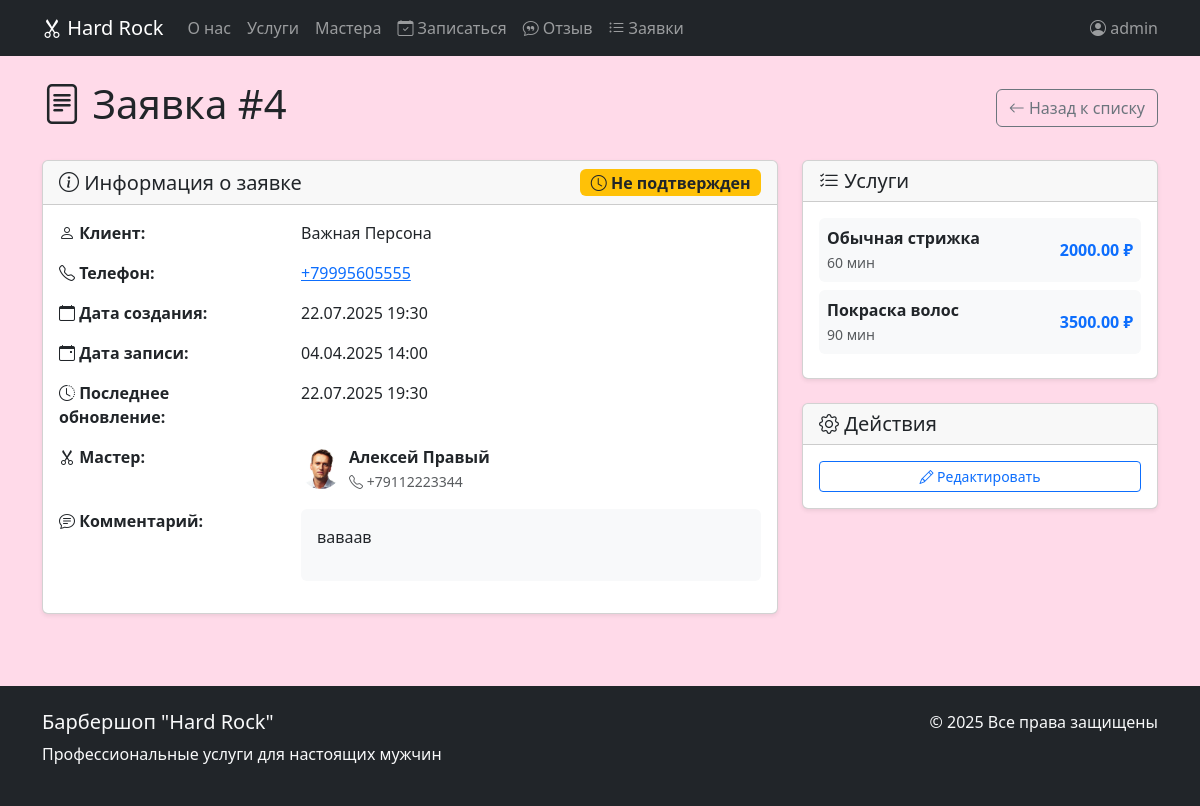
The app's page /orders/4/ (signed in) with its own data.
### core/models.py (models this page shows, shortened)
class Order(models.Model):
    STATUS_CHOICES = [
        ('not_approved', 'Не подтвержден'),
        ('approved', 'Подтвержден'),
        ('in_progress', 'В работе'),
        ('completed', 'Выполнен'),
        ('cancelled', 'Отменен'),
    ]
    client_name = models.CharField(max_length=100, verbose_name="Имя клиента")
    phone = models.CharField(max_length=20, verbose_name="Телефон")
    comment = models.TextField(blank=True, verbose_name="Комментарий")
    status = models.CharField(
        max_length=50,
        choices=STATUS_CHOICES,
        default="not_approved",
        verbose_name="Статус"
    )
    date_created = models.DateTimeField(auto_now_add=True, verbose_name="Дата создания")
    date_updated = models.DateTimeField(auto_now=True, verbose_name="Дата обновления")
    master = models.ForeignKey(
        Master,
        on_delete=models.SET_NULL,
        null=True,
        blank=True,
        verbose_name="Мастер"
    )
    services = models.ManyToManyField(Service, related_name="orders", verbose_name="Услуги")
    appointment_date = models.DateTimeField(verbose_name="Дата и время записи")
    class Meta:
        verbose_name = "Заказ"
        verbose_name_plural = "Заказы"
        ordering = ['-date_created']

class Master(models.Model):
    name = models.CharField(max_length=150, verbose_name="Имя")
    photo = models.ImageField(upload_to="masters/", blank=True, verbose_name="Фотография")
    phone = models.CharField(max_length=20, verbose_name="Телефон")
    address = models.CharField(max_length=255, verbose_name="Адрес")
    experience = models.PositiveIntegerField(verbose_name="Стаж работы", help_text="Опыт работы в годах")
    services = models.ManyToManyField(Service, related_name="masters", verbose_name="Услуги")
    is_active = models.BooleanField(default=True, verbose_name="Активен")
    class Meta:
        verbose_name = "Мастер"
        verbose_name_plural = "Мастера"
        ordering = ['name']

class Service(models.Model):
    name = models.CharField(max_length=200, verbose_name="Название")
    description = models.TextField(blank=True, verbose_name="Описание")
    price = models.DecimalField(max_digits=10, decimal_places=2, verbose_name="Цена")
    duration = models.PositiveIntegerField(verbose_name="Длительность", help_text="Время выполнения в минутах")
    is_popular = models.BooleanField(default=False, verbose_name="Популярная услуга")
    image = models.ImageField(upload_to="services/", blank=True, verbose_name="Изображение")
    class Meta:
        verbose_name = "Услуга"
        verbose_name_plural = "Услуги"
        ordering = ['name']

### core/views.py (the view)
# urls.py: path('orders/<int:order_id>/', order_detail, name='order_detail'),
@user_passes_test(is_staff_user)
def order_detail(request, order_id):
    order = get_object_or_404(Order.objects.select_related('master').prefetch_related('services'), id=order_id)
    context = {
        'title': f'Заявка #{order_id}',
        'order': order,
    }
    return render(request, 'order_detail.html', context)

### core/context_processors.py (called while the page is built)
def menu_context(request):
    context = {
        'site_name': 'Барбершоп "Hard Rock"',
        'current_year': 2025,
        'menu_items': [
            {'name': 'О нас', 'url': '#about', 'anchor': True},
            {'name': 'Услуги', 'url': '#services', 'anchor': True},
            {'name': 'Мастера', 'url': '#masters', 'anchor': True},
            {'name': 'Запись', 'url': '#booking', 'anchor': True},
        ]
    }
    if request.user.is_authenticated and request.user.is_staff:
        context['staff_menu_items'] = [
            {'name': 'Заявки', 'url': 'orders_list', 'icon': 'bi-list-ul'},
        ]
    return context

### core/views.py (called while the page is built)
def is_staff_user(user):
    return user.is_authenticated and user.is_staff

### templates/order_detail.html (shortened to what this page needs)
{% extends "base.html" %}
{% load static %}
{% block content %}
<div class="container py-4">
    <div class="d-flex justify-content-between align-items-center mb-4">
        <h1>
            <i class="bi bi-file-text"></i> Заявка #{{ order.id }}
        </h1>
        <div>
            <a href="{% url 'orders_list' %}" class="btn btn-outline-secondary">
                <i class="bi bi-arrow-left"></i> Назад к списку
            </a>
        </div>
    </div>
    <div class="row">
        <div class="col-lg-8">
            <div class="card shadow-sm">
                <div class="card-header d-flex justify-content-between align-items-center">
                    <h5 class="mb-0">
                        <i class="bi bi-info-circle"></i> Информация о заявке
                    </h5>
                    {% if order.status == 'not_approved' %}
                        <span class="badge bg-warning text-dark fs-6">
                            <i class="bi bi-clock"></i> Не подтвержден
                        </span>
                    {% elif order.status == 'approved' %}
                        <span class="badge bg-primary fs-6">
                            <i class="bi bi-check-circle"></i> Подтвержден
                        </span>
                    {% elif order.status == 'in_progress' %}
                        <span class="badge bg-info fs-6">
                            <i class="bi bi-hourglass-split"></i> В работе
                        </span>
                    {% elif order.status == 'completed' %}
                        <span class="badge bg-success fs-6">
                            <i class="bi bi-check-all"></i> Выполнен
                        </span>
                    {% elif order.status == 'cancelled' %}
                        <span class="badge bg-danger fs-6">
                            <i class="bi bi-x-circle"></i> Отменен
                        </span>
                    {% else %}
                        <span class="badge bg-secondary fs-6">
                            {{ order.get_status_display }}
                        </span>
                    {% endif %}
                </div>
                <div class="card-body">
                    <div class="row mb-3">
                        <div class="col-sm-4">
                            <strong><i class="bi bi-person"></i> Клиент:</strong>
                        </div>
                        <div class="col-sm-8">
                            {{ order.client_name }}
                        </div>
                    </div>
                    <div class="row mb-3">
                        <div class="col-sm-4">
                            <strong><i class="bi bi-telephone"></i> Телефон:</strong>
                        </div>
                        <div class="col-sm-8">
                            <a href="tel:{{ order.phone }}">{{ order.phone }}</a>
                        </div>
                    </div>
                    <div class="row mb-3">
                        <div class="col-sm-4">
                            <strong><i class="bi bi-calendar"></i> Дата создания:</strong>
                        </div>
                        <div class="col-sm-8">
                            {{ order.date_created|date:"d.m.Y H:i" }}
                        </div>
                    </div>
                    {% if order.appointment_date %}
                    <div class="row mb-3">
                        <div class="col-sm-4">
                            <strong><i class="bi bi-calendar-event"></i> Дата записи:</strong>
                        </div>
                        <div class="col-sm-8">
                            {{ order.appointment_date|date:"d.m.Y H:i" }}
                        </div>
                    </div>
                    {% endif %}
                    <div class="row mb-3">
                        <div class="col-sm-4">
                            <strong><i class="bi bi-clock-history"></i> Последнее обновление:</strong>
                        </div>
                        <div class="col-sm-8">
                            {{ order.date_updated|date:"d.m.Y H:i" }}
                        </div>
                    </div>
                    {% if order.master %}
                    <div class="row mb-3">
                        <div class="col-sm-4">
                            <strong><i class="bi bi-scissors"></i> Мастер:</strong>
                        </div>
                        <div class="col-sm-8">
                            <div class="d-flex align-items-center">
                                {% if order.master.photo %}
                                <img src="{{ order.master.photo.url }}" alt="{{ order.master.name }}" class="rounded-circle me-2" style="width: 40px; height: 40px; object-fit: cover;">
                                {% endif %}
                                <div>
                                    <strong>{{ order.master.name }}</strong>
                                    <br>
                                    <small class="text-muted">
                                        <i class="bi bi-telephone"></i> {{ order.master.phone }}
                                    </small>
                                </div>
                            </div>
                        </div>
                    </div>
                    {% endif %}
                    {% if order.comment %}
                    <div class="row mb-3">
                        <div class="col-sm-4">
                            <strong><i class="bi bi-chat-text"></i> Комментарий:</strong>
                        </div>
                        <div class="col-sm-8">
                            <div class="bg-light p-3 rounded">
                                {{ order.comment|linebreaks }}
                            </div>
                        </div>
                    </div>
                    {% endif %}
                </div>
            </div>
        </div>
        <div class="col-lg-4">
            <div class="card shadow-sm mb-4">
                <div class="card-header">
                    <h5 class="mb-0">
                        <i class="bi bi-list-check"></i> Услуги
                    </h5>
                </div>
                <div class="card-body">
                    {% if order.services.all %}
                        {% for service in order.services.all %}
                        <div class="d-flex justify-content-between align-items-center mb-2 p-2 bg-light rounded">
                            <div>
                                <strong>{{ service.name }}</strong>
                                <br>
                                <small class="text-muted">{{ service.duration }} мин</small>
                            </div>
                            <div class="text-end">
                                <span class="fw-bold text-primary">{{ service.price }} ₽</span>
                            </div>
                        </div>
                        {% endfor %}
                    {% else %}
                        <p class="text-muted mb-0">Услуги не указаны</p>
                    {% endif %}
                </div>
            </div>
            <div class="card shadow-sm">
                <div class="card-header">
                    <h5 class="mb-0">
                        <i class="bi bi-gear"></i> Действия
                    </h5>
                </div>
                <div class="card-body">
                    <div class="d-grid gap-2">
                        <button class="btn btn-outline-primary btn-sm">
                            <i class="bi bi-pencil"></i> Редактировать
                        </button>
                    </div>
                </div>
            </div>
        </div>
    </div>
</div>
{% endblock %}

### templates/includes/navbar.html (shortened to what this page needs)
<nav class="navbar navbar-expand-lg navbar-dark bg-dark">
    <div class="container">
        <a class="navbar-brand" href="{% url 'landing' %}">
            <i class="bi bi-scissors"></i> Hard Rock
        </a>
        <div class="collapse navbar-collapse" id="navbarNav">
            <ul class="navbar-nav me-auto">
                <li class="nav-item">
                    <a class="nav-link" href="{% url 'landing' %}#about">О нас</a>
                </li>
                <li class="nav-item">
                    <a class="nav-link" href="{% url 'landing' %}#services">Услуги</a>
                </li>
                <li class="nav-item">
                    <a class="nav-link" href="{% url 'landing' %}#masters">Мастера</a>
                </li>
                <li class="nav-item">
                    <a class="nav-link" href="{% url 'create_order' %}">
                        <i class="bi bi-calendar-check"></i> Записаться
                    </a>
                </li>
                <li class="nav-item">
                    <a class="nav-link" href="{% url 'create_review' %}">
                        <i class="bi bi-chat-quote"></i> Отзыв
                    </a>
                </li>
                {% if user.is_staff %}
                <li class="nav-item">
                    <a class="nav-link" href="{% url 'orders_list' %}">
                        <i class="bi bi-list-ul"></i> Заявки
                    </a>
                </li>
                {% endif %}
            </ul>
            <ul class="navbar-nav">
                {% if user.is_authenticated %}
                <li class="nav-item">
                    <span class="navbar-text">
                        <i class="bi bi-person-circle"></i> {{ user.username }}
                    </span>
                </li>
                {% else %}
                <li class="nav-item">
                    <a class="nav-link" href="#login">
                        <i class="bi bi-box-arrow-in-right"></i> Вход
                    </a>
                </li>
                {% endif %}
            </ul>
        </div>
    </div>
</nav>

### static/css/main.css (style rules this page uses)
body { background-color: rgb(255, 218, 233); }

### records on screen
Order: id "4", client_name "Важная Персона", phone "+79995605555", date_created "22.07.2025 19:30", appointment_date "04.04.2025 14:00", date_updated "22.07.2025 19:30", master.photo (picture), master.name "Алексей Правый", master.phone "+79112223344", comment "ваваав"
Service: name "Обычная стрижка", duration "60", price "2000.00"
Service: name "Покраска волос", duration "90", price "3500.00"

### other values on screen
{{ user.username }} "admin"
